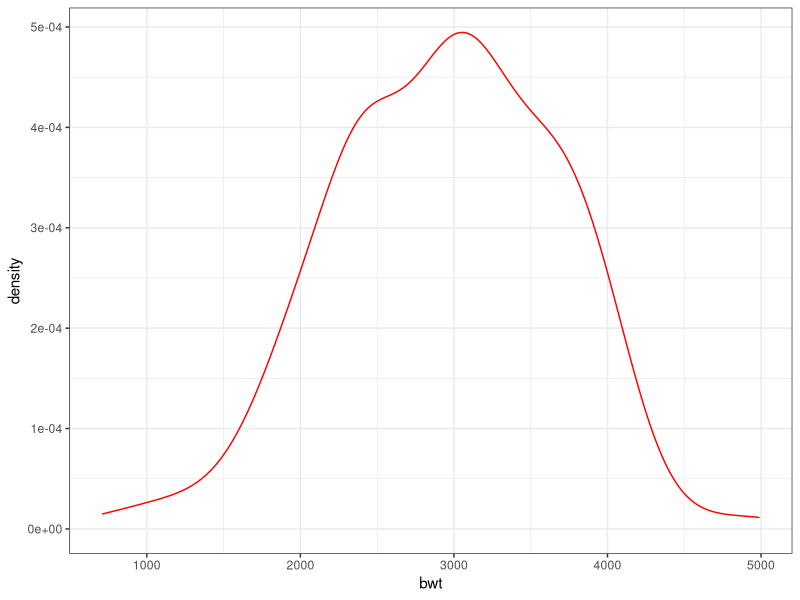
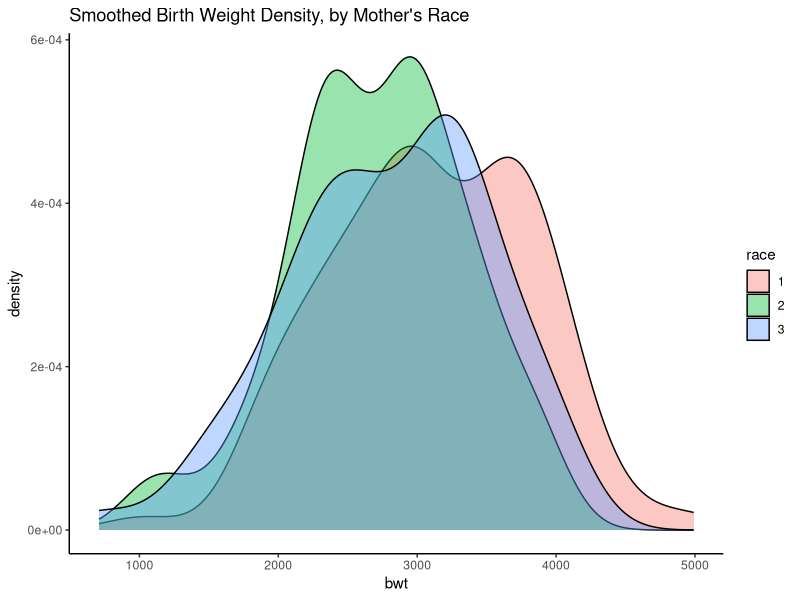
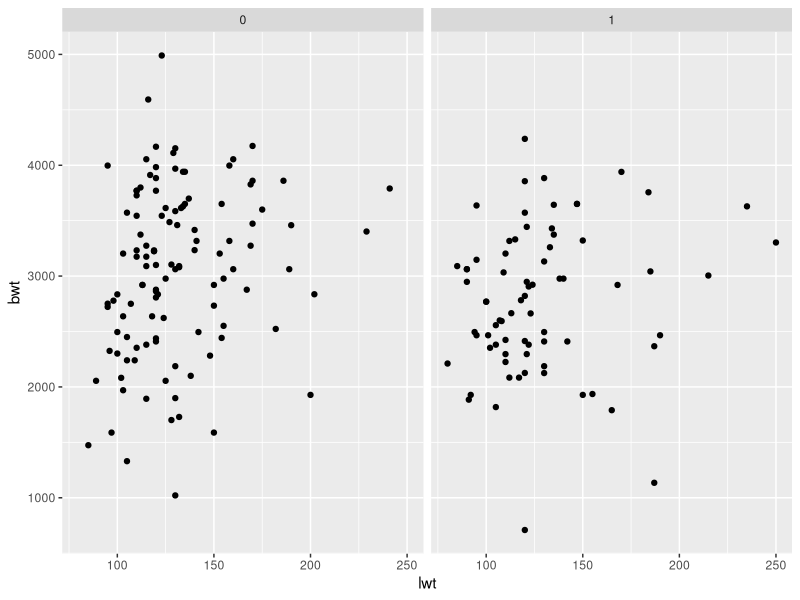
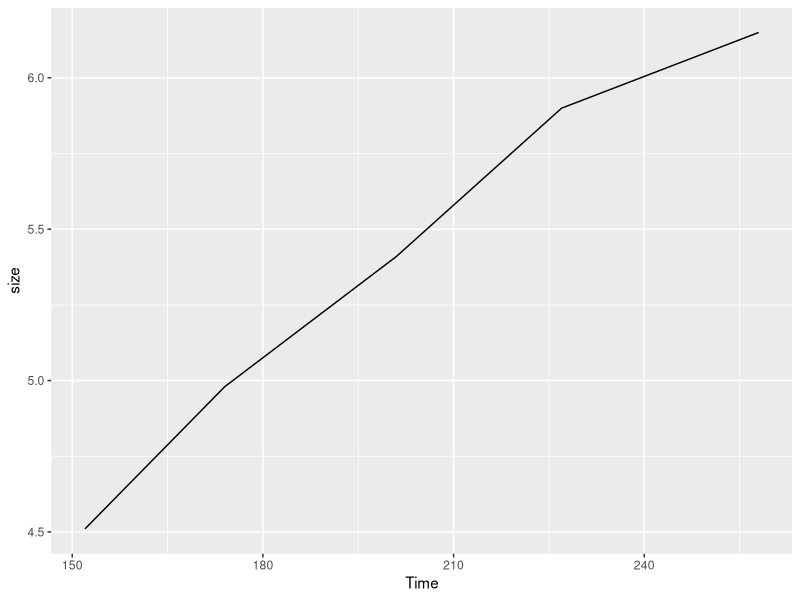
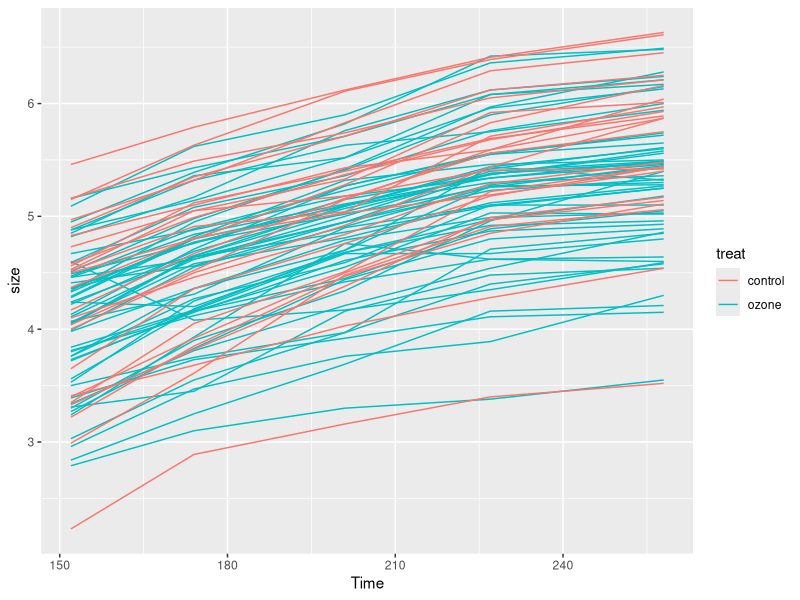
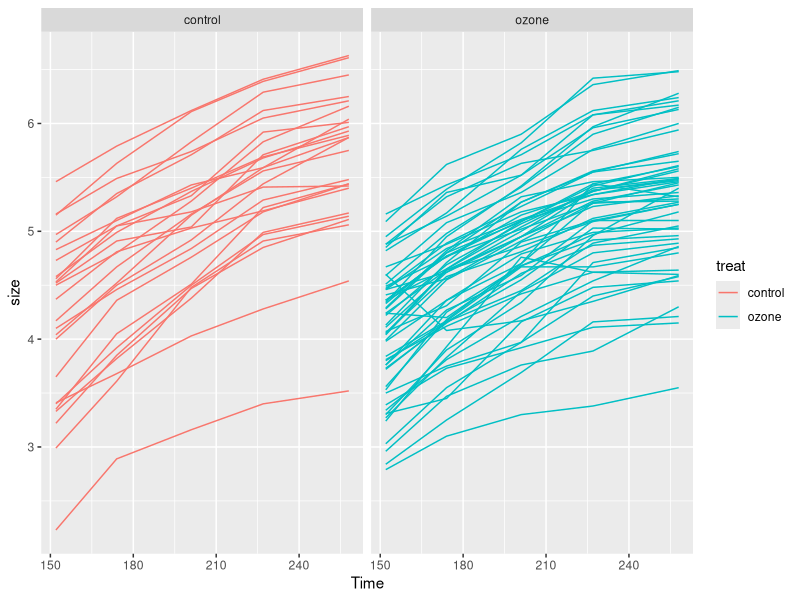

Recreate these plots in R, in order.
#1 Use data in the birthwt dataset in the MASS library
library(MASS)
View(birthwt)
#1a Construct three density plots of birthweight (bwt) grouping by race
#in the same plotting pane
library(ggplot2)
f<- ggplot(birthwt, aes(x=bwt, fill=race))
f+ geom_density(color="red",alpha=.4)+theme_bw()+
  scale_fill_brewer(palette = "OrRd")

#*****Correct
# change race to a factor so that we can separate the density plots based on this factor
birthwt$race <- factor(birthwt$race)
# these are the four plotting steps: p1, p2, p3, p4
# ** Breaking plots down into these steps isn't necessary. You could just do a bunch
#   of ggplot(...) + ggtitle('...') + geom_point() etc. But this might be clearer.**
p1 <- ggplot(data = birthwt, aes(x = bwt))
# (use ?birthwt to see which columns correspond to birth weight and mother's race)
p2 <- p1 + ggtitle('Smoothed Birth Weight Density, by Mother\'s Race')
p3 <- p2 + geom_density(aes(group = race, fill = race), color = 'black', alpha = 0.4)
# (can experiment with the above color and alpha parameters to see what's clearest for you)
p4 <- p3 + theme_classic()
# need to "run" the final step of the graph to actually plot it, if using the step-by-step method:
p4
#*****

#1b Construct a multipane scatterplot of mother's weight (lwt) versus
#birthweigth with a separate pane/facet for smoking status.
p<- ggplot(data =birthwt, aes(x=lwt, y=bwt), color=smoke)
p+facet_grid(.~smoke)+geom_point()

#2 See a dataset 'Sika'
View(Sitka)

#2a Produce a plot of size (y) versus Time (x) for tree 1.
tree1<- subset(Sitka, tree==1)
p1<- ggplot(tree1, aes(x=Time, y= size))
p1+geom_line()

#2b Produce a plot of size (y) versus Time (x) for all 79 trees with a
#separate line for each tree. Use the color or each line to denote the
#condition (control or ozone-rich).
g2<-ggplot(data=Sitka, aes(x=Time, y=size,color=treat))
g2+geom_line (aes(group=tree))

#2c Same as previous graph in part (b) on facet based on control or
#ozone-rich. Based on this graph, does there appear to be a dierence
#in growth between the two conditions?
g2+geom_line(aes(group=tree))+facet_grid(.~treat)
#yes it does show the different in growth. 
#The control tree has more variance in growth than the ozone tree